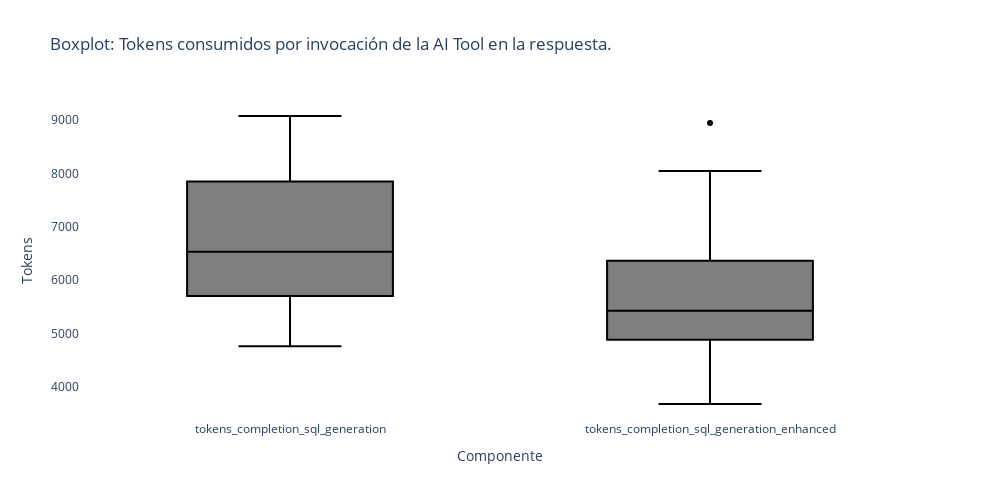

The cell this chart's notebook holds for it:
### Code cell
# Boxplot de tokens consumidos en la respuesta
boxplot(
    df_tokens_detail_completion, 
    title="Boxplot: Tokens consumidos por invocación de la AI Tool en la respuesta.",
    value_name="Tokens",
    category_name="Componente"
)

### Figure 1 — Plotly figure (JSON) as saved in the notebook; plotly's stock layout.template omitted (floating-point values rounded to 4 significant figures)
{"data": [{"alignmentgroup": "True", "hovertemplate": "Componente=%{x}<br>Tokens=%{y}<extra></extra>", "legendgroup": "", "marker": {"color": "#000000"}, "name": "", "notched": false, "offsetgroup": "", "orientation": "v", "showlegend": false, "type": "box", "x": ["tokens_completion_sql_generation", "tokens_completion_sql_generation", "tokens_completion_sql_generation", "tokens_completion_sql_generation", "tokens_completion_sql_generation", "tokens_completion_sql_generation", "tokens_completion_sql_generation", "tokens_completion_sql_generation", "tokens_completion_sql_generation", "tokens_completion_sql_generation", "tokens_completion_sql_generation", "tokens_completion_sql_generation", "tokens_completion_sql_generation", "tokens_completion_sql_generation", "tokens_completion_sql_generation", "tokens_completion_sql_generation", "tokens_completion_sql_generation", "tokens_completion_sql_generation", "tokens_completion_sql_generation", "tokens_completion_sql_generation", "tokens_completion_sql_generation_enhanced", "tokens_completion_sql_generation_enhanced", "tokens_completion_sql_generation_enhanced", "tokens_completion_sql_generation_enhanced", "tokens_completion_sql_generation_enhanced", "tokens_completion_sql_generation_enhanced", "tokens_completion_sql_generation_enhanced", "tokens_completion_sql_generation_enhanced", "tokens_completion_sql_generation_enhanced", "tokens_completion_sql_generation_enhanced", "tokens_completion_sql_generation_enhanced", "tokens_completion_sql_generation_enhanced", "tokens_completion_sql_generation_enhanced", "tokens_completion_sql_generation_enhanced", "tokens_completion_sql_generation_enhanced", "tokens_completion_sql_generation_enhanced", "tokens_completion_sql_generation_enhanced", "tokens_completion_sql_generation_enhanced", "tokens_completion_sql_generation_enhanced", "tokens_completion_sql_generation_enhanced"], "x0": " ", "xaxis": "x", "y": [7651, 7638, 6540, 5455, 4765, 6479, 6319, 8045, 5166, 6527, 8119, 5022, 7002, 5924, 8441, 6455, 7571, 5487, 8680, 9074, 4205, 5447, 6075, 4931, 4433, 5640, 8046, 3854, 7266, 6658, 8943, 5192, 4897, 3683, 5197, 4879, 5413, 7441, 5639, 5465], "y0": " ", "yaxis": "y"}], "layout": {"boxgap": 0.3, "boxgroupgap": 0.3, "boxmode": "group", "height": 500, "legend": {"tracegroupgap": 0}, "paper_bgcolor": "white", "plot_bgcolor": "white", "title": {"text": "Boxplot: Tokens consumidos por invocación de la AI Tool en la respuesta."}, "width": 1000, "xaxis": {"anchor": "y", "domain": [0, 1], "title": {"text": "Componente"}}, "yaxis": {"anchor": "x", "domain": [0, 1], "title": {"text": "Tokens"}}}}
